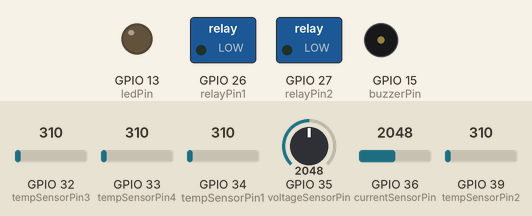
Recording of a sketch running on a simulated ESP32. Parts: switched loads named in the sketch (green lamp = pin HIGH), output pins drawn as LEDs (lit = HIGH), buzzer (waves = sounding, pin HIGH). Inputs (shaded band) come from the test bench; at power-on: GPIO 32 (tempSensorPin3) = 310, GPIO 33 (tempSensorPin4) = 310, GPIO 34 (tempSensorPin1) = 310, GPIO 35 (voltageSensorPin) = 2048, GPIO 36 (currentSensorPin) = 2048, GPIO 39 (tempSensorPin2) = 310. WiFi joins after 1.5 s; servers stay silent unless stated; uploads are accepted with an empty reply; what the sketch prints to the serial monitor is not drawn.

Above: at 0.0 s.
At 1.6 s:
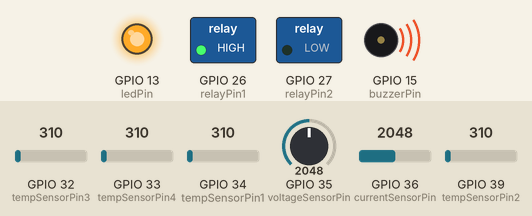
Timing chart, 0 to 3.1 s (numbered marks = the images above):
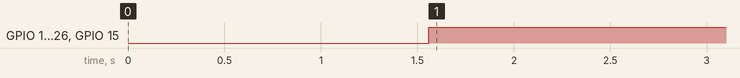

Measured:
- by itself, GPIO 13 (ledPin), GPIO 26 (relayPin1), GPIO 15 (buzzerPin): LOW → HIGH at 1.6 s

The sketch:

oen.ino
```cpp
#include <WiFi.h>
#include <HTTPClient.h>


const int voltageSensorPin = 35;     // Analog pin for voltage sensor on ESP-WROOM-32 (GPIO35 / A3)
const int currentSensorPin = 36;     // Analog pin for current sensor on ESP-WROOM-32 (GPIO36 / A4)
const int tempSensorPin1 = 34;       // Analog pin for thermistor 1 on ESP-WROOM-32 (GPIO34 / A2)
const int tempSensorPin2 = 39;       // Analog pin for thermistor 2 on ESP-WROOM-32 (GPIO39 / A5)
const int tempSensorPin3 = 32;       // Analog pin for thermistor 3 on ESP-WROOM-32 (GPIO32 / A0)
const int tempSensorPin4 = 33;       // Analog pin for thermistor 4 on ESP-WROOM-32 (GPIO33 / A1)

const int relayPin1 = 26;            // Digital pin for relay 1 control on ESP-WROOM-32
const int relayPin2 = 27;            // Digital pin for relay 2 control on ESP-WROOM-32
const int ledPin = 13;               // Digital pin for LED output on ESP-WROOM-32
const int buzzerPin = 15;            // Digital pin for buzzer output on ESP-WROOM-32


const float maxVoltage = 8.0;        // Maximum allowable voltage (in volts)
const float maxCurrent = 10.0;       // Maximum allowable current (in Amperes)
const int maxTemperature = 600;       // Maximum allowable temperature (in degrees Celsius)

float voltage, current;
int temp1, temp2, temp3, temp4;

//initialising wifi
const char* ssid = "Galaxy M5142E0";
const char* password = "tomo0694";

void setup() {

  //connecing to wifi
   Serial.begin(115200);
  delay(50);
  Serial.println("Connecting to WiFi...");

  WiFi.begin((char*)ssid, password); // Cast ssid to char* type

  while (WiFi.status() != WL_CONNECTED) {
    delay(50);
    Serial.println("Connecting to WiFi...");
  }

  Serial.println("Connected to WiFi");

  pinMode(relayPin1, OUTPUT);
  pinMode(relayPin2, OUTPUT);
  pinMode(ledPin, OUTPUT);
  pinMode(buzzerPin, OUTPUT);
}

void loop() {


  int voltageRaw = analogRead(voltageSensorPin);
  voltage = voltageRaw * (5.0 / 1023.0); // Assuming 10-bit ADC and 5V reference voltage

  // Read current from current sensor
  int currentRaw = analogRead(currentSensorPin);
  current = (currentRaw * 5.0 / 1023.0) * 5.0; // Assuming 10-bit ADC, 5V reference voltage, and 5A full-scale current range

  // Read temperature from thermistor 1
  temp1 = analogRead(tempSensorPin1);

  // Read temperature from thermistor 2
  temp2 = analogRead(tempSensorPin2);

  // Read temperature from thermistor 3
  temp3 = analogRead(tempSensorPin3);

  // Read temperature from thermistor 4
  temp4 = analogRead(tempSensorPin4);


 // Check for tolerance conditions
  if (voltage > maxVoltage || current > maxCurrent || temp1 > maxTemperature || temp2 > maxTemperature ) {
    // If any of the tolerance conditions are exceeded, trip 1st relay, turn on the LED, and sound the buzzer
    digitalWrite(relayPin1, HIGH);
    digitalWrite(ledPin, HIGH);
    digitalWrite(buzzerPin, HIGH);
  }
  else if (voltage > maxVoltage || current > maxCurrent || temp3 > maxTemperature || temp4 > maxTemperature) {
    // If any of the tolerance conditions are exceeded, trip 2nd relay, turn on the LED, and sound the buzzer
    digitalWrite(relayPin2, HIGH);
    digitalWrite(ledPin, HIGH);
    digitalWrite(buzzerPin, HIGH);
  }else {
    // If all sensor values are within tolerance, turn off the relay, LED, and buzzer
    digitalWrite(relayPin1, LOW);
    digitalWrite(relayPin2, LOW);
    digitalWrite(ledPin, LOW);
    digitalWrite(buzzerPin, LOW);
  }


  // Print the sensor values
  Serial.print("Voltage: ");
  Serial.print(voltage);
  Serial.println(" V");

  Serial.print("Current: ");
  Serial.print(current);
  Serial.println(" A");

  Serial.print("Temperature 1: ");
  Serial.print(temp1);
  Serial.println(" (raw)");

  Serial.print("Temperature 2: ");
  Serial.print(temp2);
  Serial.println(" (raw)");

  Serial.print("Temperature 3: ");
  Serial.print(temp3);
  Serial.println(" (raw)");

  Serial.print("Temperature 4: ");
  Serial.print(temp4);
  Serial.println(" (raw)");


  delay(10); // Delay before taking the next reading

if(WiFi.status()== WL_CONNECTED){   //Check WiFi connection status

   //sending sensor data to flask page
   HTTPClient http;
   Serial.println("starting to send ");

   http.begin("https://oenlbtms.pythonanywhere.com/mysite/sensordata");
   http.addHeader("Content-Type", "application/json");
   String httpRequestData = "{\"value1\":\"" + String(temp1) + "\",\"value2\":\"" + String(temp2) +"\",\"value3\":\"" + String(temp3) +"\",\"value4\":\"" + String(temp4) +"\",\"value5\":\"" + String(current) + "\",\"value6\":\"" + String(voltage) + "\"}";
   int httpResponseCode = http.POST(httpRequestData);

   if(httpResponseCode>0){

    Serial.println(httpResponseCode);

   }else{

    Serial.println("Error on sending POST");

   }

   http.end();  //Free resources


   if (voltage > maxVoltage || current > maxCurrent || temp1 > maxTemperature || temp2 > maxTemperature || temp3 > maxTemperature || temp4 > maxTemperature) {
    // If any of the tolerance conditions are exceeded, send that values
    HTTPClient http;
   Serial.println("starting to send ");

   http.begin("https://oenlbtms.pythonanywhere.com/mysite/sensordataerror");
   http.addHeader("Content-Type", "application/json");
   String httpRequestData = "{\"value1\":\"" + String(temp1) + "\",\"value2\":\"" + String(temp2) +"\",\"value3\":\"" + String(temp3) +"\",\"value4\":\"" + String(temp4) +"\",\"value5\":\"" + String(current) + "\",\"value6\":\"" + String(voltage) + "\"}";
   int httpResponseCode = http.POST(httpRequestData);

   if(httpResponseCode>0){

    Serial.println(httpResponseCode);

   }else{

    Serial.println("Error on sending POST");

   }

   http.end();  //Free resources

  }

 }else{

    Serial.println("Error in WiFi connection");

 }

  delay(30);  //Send a request every 10 seconds

}
```
